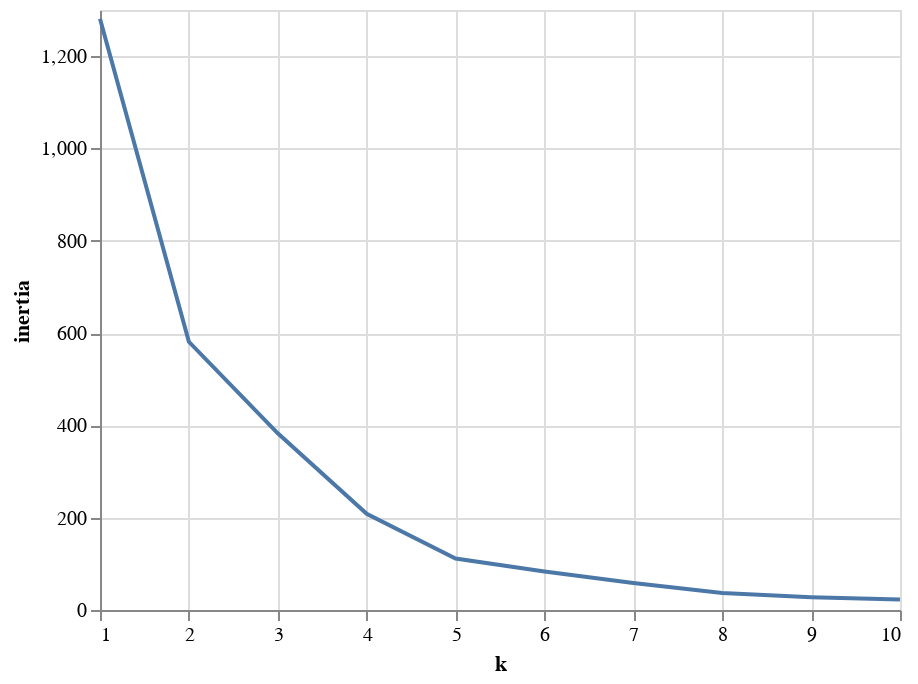

Notebook cell for this chart:
### Code cell
inertia = []
k = list(range(1, 11))

# Calculate the inertia for the range of k values
for i in k:
    km = KMeans(n_clusters=i, random_state=0)
    km.fit(df_crypto_pca)
    inertia.append(km.inertia_)


# Create the Elbow Curve using hvPlot
elbow_data = {"k": k, "inertia": inertia}
df_elbow = pd.DataFrame(elbow_data)
alt.Chart(df_elbow).mark_line().encode(
    x='k',
    y='inertia'
)

### Figure 1 — Vega-Lite specification as saved in the notebook (floating-point values rounded to 4 significant figures)
{"config": {"view": {"continuousWidth": 400, "continuousHeight": 300}}, "data": {"name": "data-bc9a9b0525e161911eb94843c672f31b"}, "mark": "line", "encoding": {"x": {"type": "quantitative", "field": "k"}, "y": {"type": "quantitative", "field": "inertia"}}, "$schema": "https://vega.github.io/schema/vega-lite/v4.8.1.json", "datasets": {"data-bc9a9b0525e161911eb94843c672f31b": [{"k": 1, "inertia": 1281.0}, {"k": 2, "inertia": 581.1}, {"k": 3, "inertia": 382.7}, {"k": 4, "inertia": 208.5}, {"k": 5, "inertia": 111.4}, {"k": 6, "inertia": 83.37}, {"k": 7, "inertia": 58.5}, {"k": 8, "inertia": 37.07}, {"k": 9, "inertia": 27.86}, {"k": 10, "inertia": 22.8}]}}
